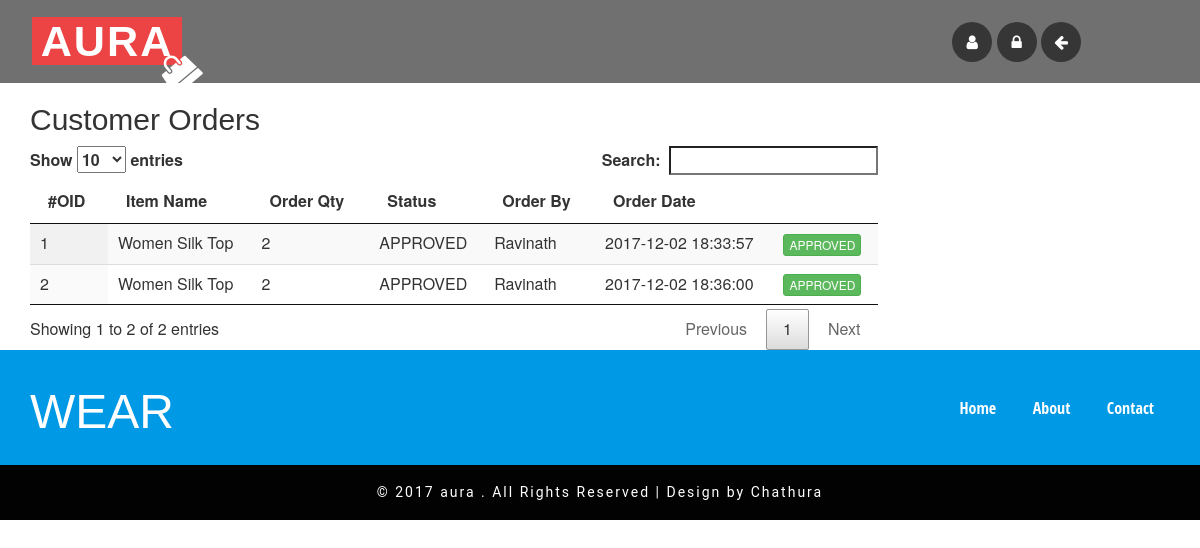
Page /admin_order_list.php on the committed database.
### tables this page shows
CREATE TABLE `aura_order` (
  `id` int(5) NOT NULL AUTO_INCREMENT,
  `itemid` int(5) DEFAULT NULL,
  `userid` int(5) DEFAULT NULL,
  `order_qty` int(5) DEFAULT NULL,
  `status` varchar(10) DEFAULT NULL,
  `ordertime` timestamp NOT NULL DEFAULT CURRENT_TIMESTAMP,
  PRIMARY KEY (`id`)
);

CREATE TABLE `aura_item` (
  `id` int(5) NOT NULL AUTO_INCREMENT,
  `item_name` varchar(50) DEFAULT NULL,
  `category` varchar(50) DEFAULT NULL,
  `price` decimal(10,2) DEFAULT '0.00',
  `available_qty` int(5) DEFAULT '0',
  `status` varchar(10) DEFAULT 'ACTIVE',
  `img_path` varchar(100) DEFAULT NULL,
  PRIMARY KEY (`id`)
);

CREATE TABLE `aura_user` (
  `id` int(4) NOT NULL AUTO_INCREMENT,
  `fname` varchar(50) DEFAULT NULL,
  `lname` varchar(50) DEFAULT NULL,
  `gender` varchar(10) DEFAULT NULL,
  `email` varchar(200) DEFAULT NULL,
  `pword` text,
  `mobile` int(20) DEFAULT NULL,
  `regdatetime` timestamp NOT NULL DEFAULT CURRENT_TIMESTAMP,
  `role` varchar(30) DEFAULT NULL,
  PRIMARY KEY (`id`)
);

### DB.php (called while the page is built, shortened)
<?php
function getDBConnection() {
    $servername = "localhost";
    $username = "root";
    $password = "123";
    $db = "aura_db";
    $conn = mysqli_connect($servername, $username, $password, $db);
    if (!$conn) {
        die("Connection failed: " . mysqli_connect_error());
    } else {
        return $conn;
    }
}
function getData($sql) {
    $conn = getDBConnection();
    $result = mysqli_query($conn, $sql);
    if (mysqli_num_rows($result) > 0) {
        return $result;
    } else {
        return FALSE;
    }
}
?>

### admin_order_list.php (the view, shortened to what this page needs)
<!DOCTYPE html>
<html lang="en">
    <head>
        <link href="css/bootstrap.css" rel="stylesheet" type="text/css" media="all" />
        <link rel="stylesheet" href="css/chocolat.css" type="text/css">
        <link rel="stylesheet" href="css/style.css" type="text/css" media="all" />
        <link rel="stylesheet" href="css/flexslider.css" type="text/css" media="screen" />
        <link href="css/font-awesome.css" rel="stylesheet">
    </head>
    <body>
        <div class="bannerx" id="home">
            <div class="w3-header-bottom">
                <div class="w3layouts-logo">
                    <h1>
                        <a href="index.php">AURA </a>
                        <i class="fa fa-shopping-bag" aria-hidden="true"></i>
                    </h1>
                </div>
                <div class="agileinfo-social-grids">
                    <ul>
                        <?php include './_right.php'; ?>
                    </ul>
                </div>
                <div class="clearfix"> </div>
            </div>
        </div>
        <div class="container">
            <div class="row">
                <div class="col-md-9">
                    <h2>Customer Orders</h2>
                    <?php
                    include './DB.php';
                    ?>
                    <table id="example" class="display" cellspacing="0" width="100%">
                        <thead>
                            <tr>
                                <th>#OID</th>
                                <th>Item Name</th>
                                <th>Order Qty</th>
                                <th>Status</th>
                                <th>Order By</th>
                                <th>Order Date</th>
                                <th></th>
                            </tr>
                        </thead>
                        <tbody>
                            <?php
                            $sql = " select aura_order.id,aura_order.order_qty,aura_order.ordertime,aura_order.status,aura_item.item_name,aura_user.fname from aura_order
inner join aura_item
on aura_order.itemid = aura_item.id
inner join aura_user
on aura_user.id = aura_order.userid ";
                            $resultx = getData($sql);
                            if ($resultx != FALSE) {
                                while ($row = mysqli_fetch_assoc($resultx)) {
                                    ?>
                                    <tr>
                                        <td><?= $row['id']; ?></td>
                                        <td><?= $row['item_name']; ?></td>
                                        <td><?= $row['order_qty']; ?></td>
                                        <td><?= $row['status']; ?></td>
                                        <td><?= $row['fname']; ?></td>
                                        <td><?= $row['ordertime']; ?></td>
                                        <td><?php if ($row['status'] == 'PENDING') {
                                        ?> <a class="btn btn-warning btn-xs" href="admin_order_list.php?status=APPROVE&oid=<?= $row['id']; ?>">Approve now</a> <?php
                                            } else {
                                                ?> <button type="button" class="btn btn-success btn-xs"><?= $row['status']; ?></button> <?php }
                                            ?>
                                        </td>
                                    </tr>
                                    <?php
                                }
                            }
                            ?>
                        </tbody>
                    </table>
                </div>
                <div class="col-md-3"></div>
            </div>
        </div>
        <?php include './_footer.php'; ?>
        <link href="css/jquery.dataTables.min.css" rel="stylesheet" type="text/css"/>
    </body>
</html>

### css/chocolat.css (style rules this page uses)
body { margin:0; padding:0; }

### css/style.css (style rules this page uses)
body a { transition: 0.5s all; -webkit-transition: 0.5s all; -o-transition: 0.5s all; -moz-transition: 0.5s all; -ms-transition: 0.5s all; }
html, body { font-size: 100%; }
body { background:#FFFFFF; }
h1,h2,h3,h4,h5,h6 { font-family: 'Raleway', sans-serif; }
.w3-header-bottom { background:rgba(17,17,17,0.6); padding: 1em 2em; }
.w3layouts-logo h1 i.fa.fa-shopping-bag { position: absolute; top: 78%; left: 60%; color: #fff; -ms-transform: rotate(-40deg); -webkit-transform: rotate(-40deg); transform: rotate(-40deg); }
.w3layouts-logo h1 a { color: #fff; font-size: 1.2em; text-decoration: none; font-weight: 600; text-transform: uppercase; letter-spacing: 2px; background: #ec4445; padding: 0 0.2em; }
.w3layouts-logo h1 { margin: .05em 0; position: relative; }
.w3layouts-logo { width: 15%; float: left; }
.agileinfo-social-grids { float: right; margin-top: 0.4em; width: 20%; }
.agileinfo-social-grids ul { padding:0; margin:0; }
@media (max-width:1440px) { .agileinfo-social-grids { width: 18%; } }
@media (max-width:1440px) { .w3layouts-logo h1 i.fa.fa-shopping-bag { top: 75%; left: 66%; } }
@media (max-width:1366px) { .w3layouts-logo h1 i.fa.fa-shopping-bag { top: 75%; left: 69%; } }
@media (max-width:1280px) { .agileinfo-social-grids { width: 19%; } }
@media (max-width:1280px) { .w3layouts-logo h1 i.fa.fa-shopping-bag { left: 75%; } }

### rows in the picture
aura_order: id "1", aura_item.item_name "Women Silk Top", order_qty "2", status "APPROVED", aura_user.fname "Ravinath", ordertime "2017-12-02 18:33:57"
aura_order: id "2", aura_item.item_name "Women Silk Top", order_qty "2", status "APPROVED", aura_user.fname "Ravinath", ordertime "2017-12-02 18:36:00"
